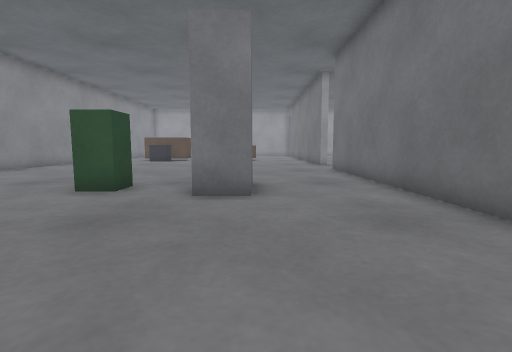
View 1 (above)

24 first-person views from a walk through a Gazebo world. The camera is 0.5 m above the floor, tilts 6° down and sees 85° across. The floor is counted in squares, 0.5 m on a side. Each view is taken from the middle of a square. On the plan, view 1 faces up. The plan holds only what a view shows up to about 11 squares ahead; the rest is blank. The place goes on beyond the plan.

View 2
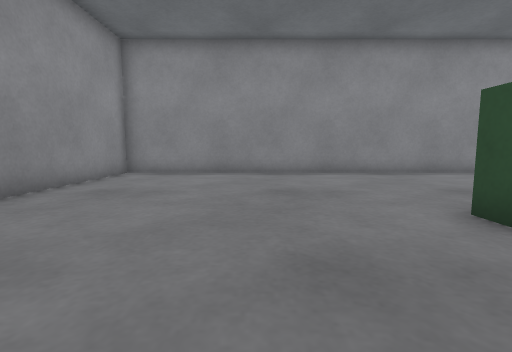

View 3
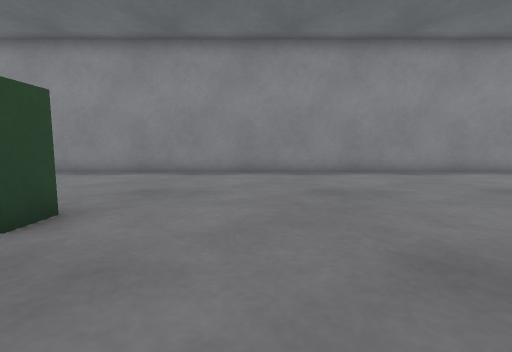

View 4
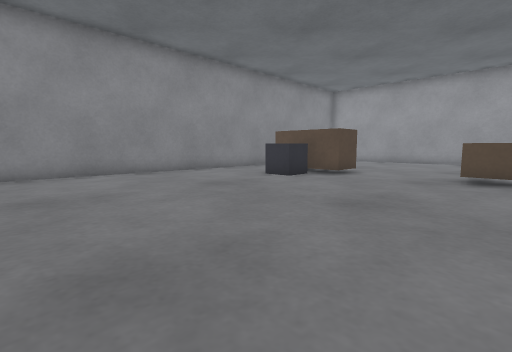

View 5
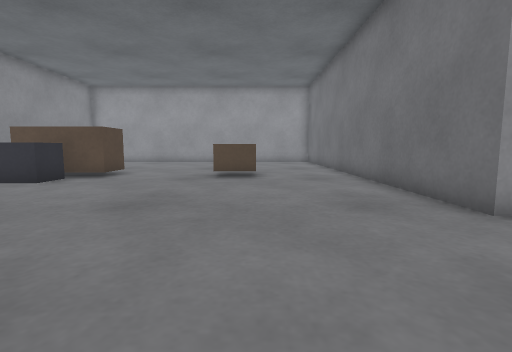

View 6
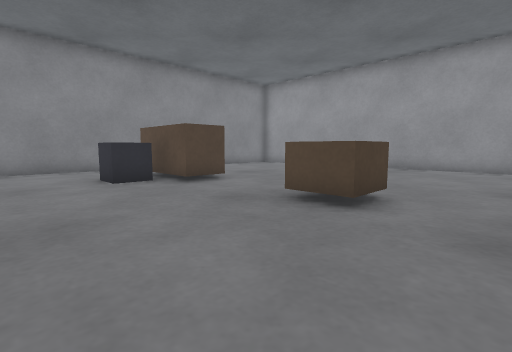

View 7
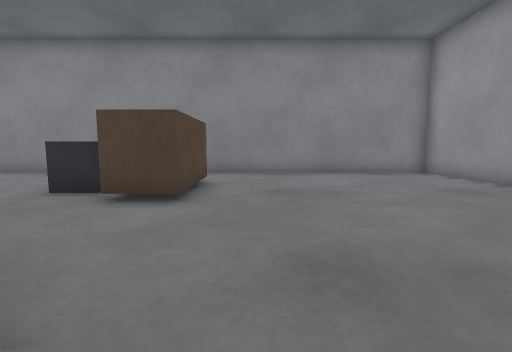

View 8
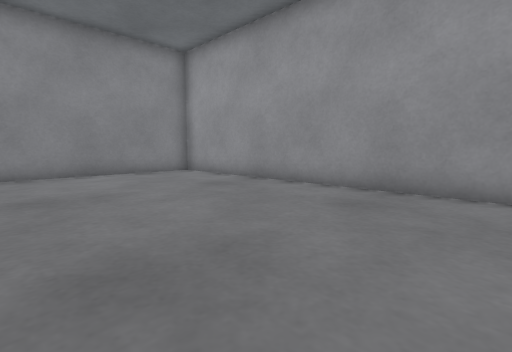

View 9
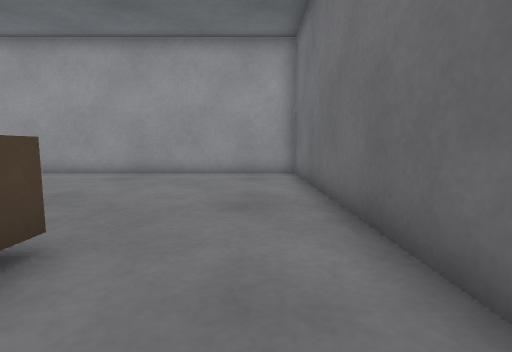

View 10
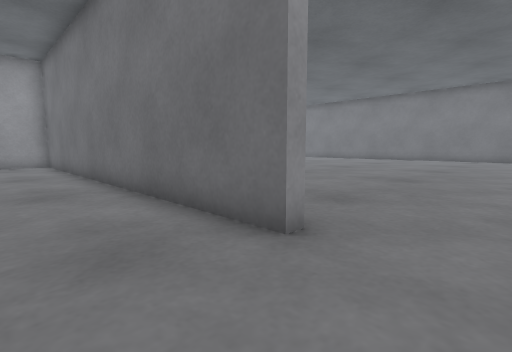

View 11
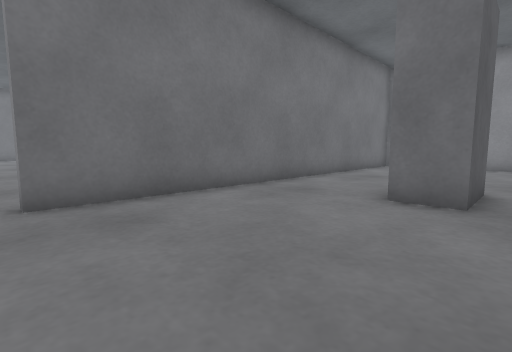

View 12
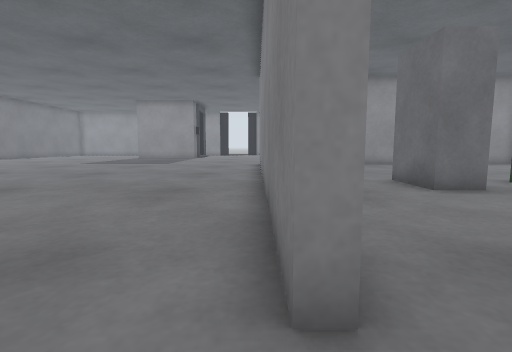

View 13
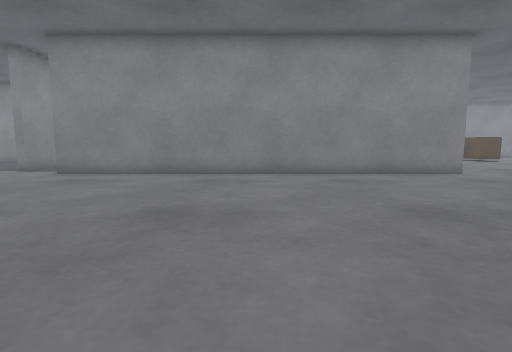

View 14
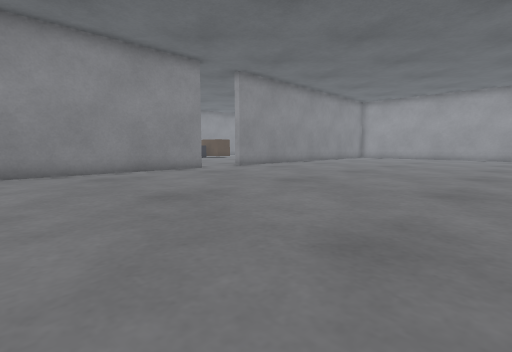

View 15
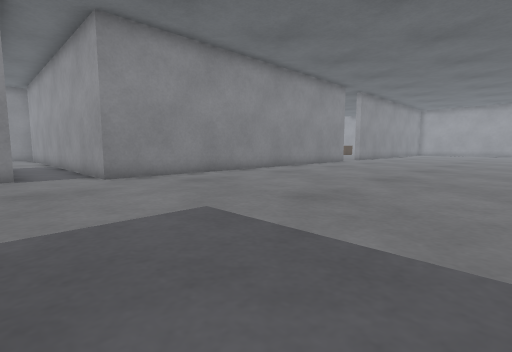

View 16
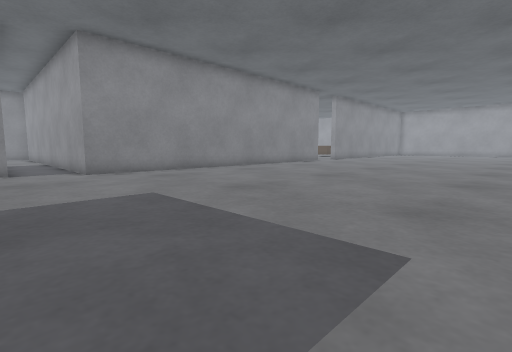

View 17
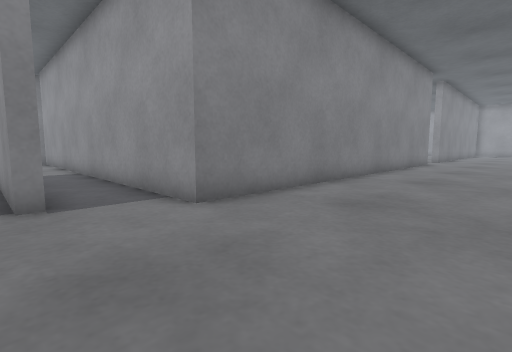

View 18
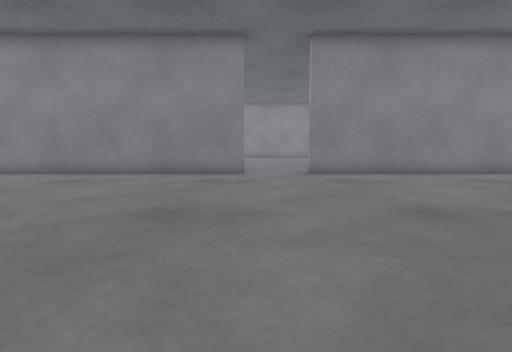

View 19
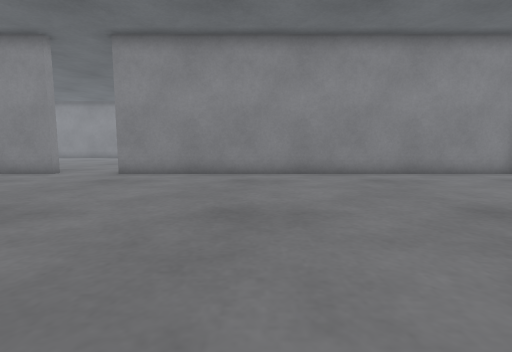

View 20
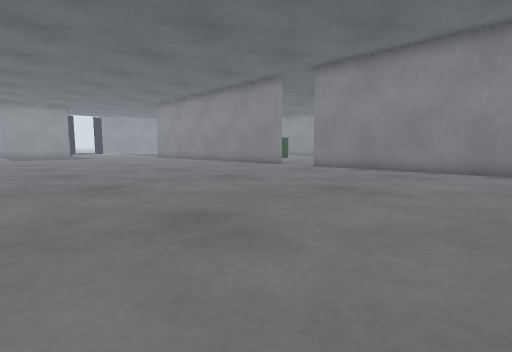

View 21
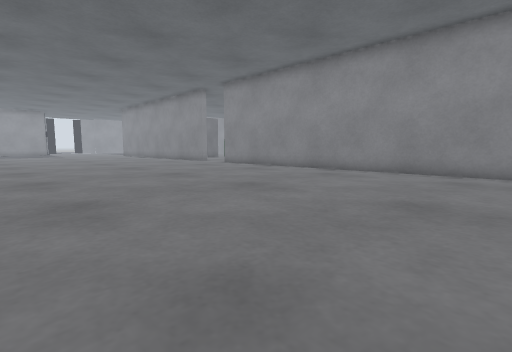

View 22
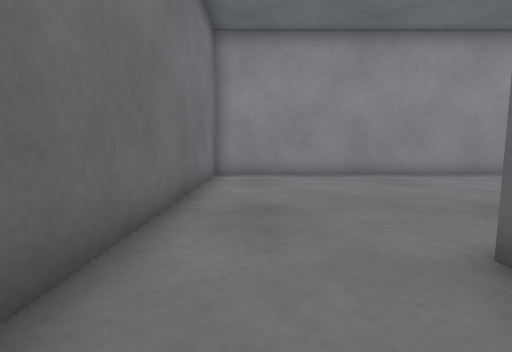

View 23
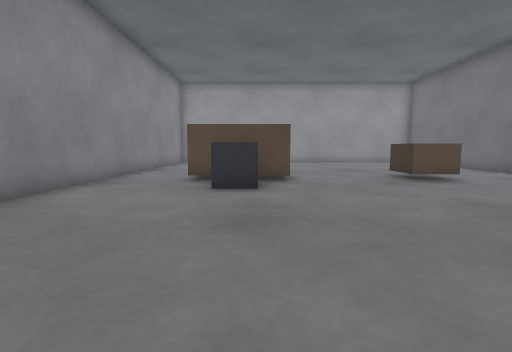

View 24
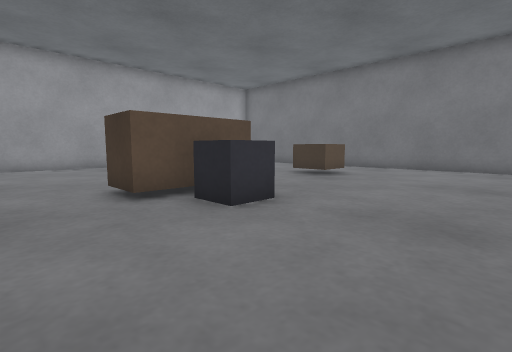

### Floor plan
Points are (right, up) in squares from view 1. A wall is a line through its corners. A room is listed if a view was taken in it or the views show most of it. See-through windows are left out.
Room 1 (views 1, 2, 3, 4, 5, 6, 7, 8, 9, 10, 11, 12, 22, 23, 24)
walls: (3.8, 15) (3.4, 15) (3.4, 29.5) (-10.6, 29.5) (-10.6, -1.9) (3.4, -1.9) (3.4, 12.6) (3.8, 12.6)
ways out: opening at (3.5, 13.5) to room 2
objects: brown box (-8, 20) to (-5, 22); grey box (-7, 19) to (-6, 20); green box (-4, 6) to (-3, 7); grey box (-1, 6) to (0, 8); brown box (-1, 20) to (0, 22)
Room 2 (views 13, 14, 15, 16, 17, 18, 19, 20, 21)
walls: (3.8, 12.6) (3.8, -2.3) (2.6, -2.3); (2.7, -4.2) (2.7, -4.7) (-0.1, -4.7); (3.8, 29.4) (3.8, 15)
ways out: opening at (3.5, 13.5) to room 1; opening at (3, -3)

Where each view was taken, in squares from view 1:
view 1: 0 up, 0 right, facing up
view 2: 3 up, 0 right, facing left
view 3: 10 up, 0 right, facing left
view 4: 11 up, 0 right, facing up-left
view 5: 11 up, 0 right, facing up
view 6: 16 up, 2 right, facing up-left
view 7: 23 up, 0 right, facing left
view 8: 23 up, 0 right, facing up-left
view 9: 19 up, 2 right, facing up
view 10: 13 up, 1 right, facing up-right
view 11: 13 up, 2 left, facing down-right
view 12: 14 up, 4 right, facing down
view 13: 5 up, 14 right, facing left
view 14: 5 up, 15 right, facing up-left
view 15: 5 down, 13 right, facing up-left
view 16: 5 down, 15 right, facing up-left
view 17: 5 down, 8 right, facing up-left
view 18: 13 up, 14 right, facing left
view 19: 20 up, 14 right, facing left
view 20: 23 up, 16 right, facing down-left
view 21: 29 up, 15 right, facing down-left
view 22: 8 up, 2 right, facing down
view 23: 12 up, 6 left, facing up
view 24: 15 up, 10 left, facing up-right
